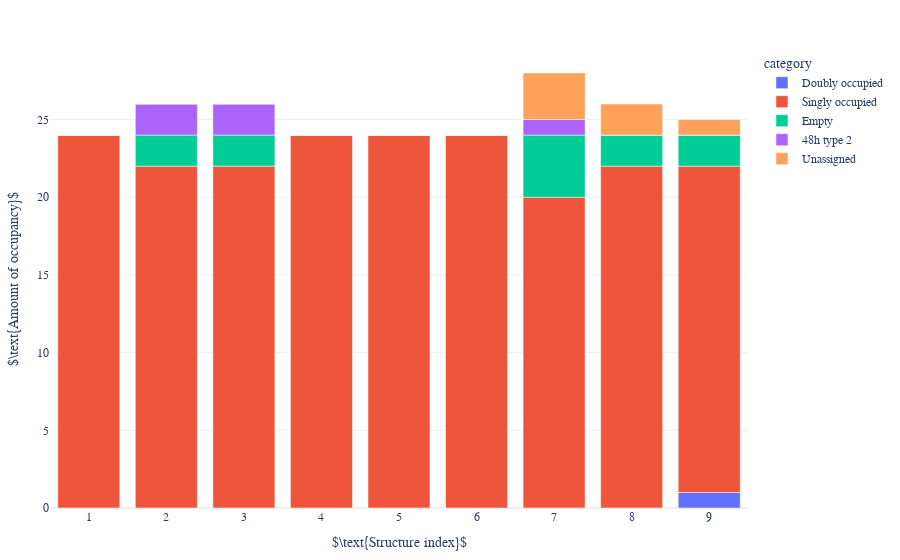
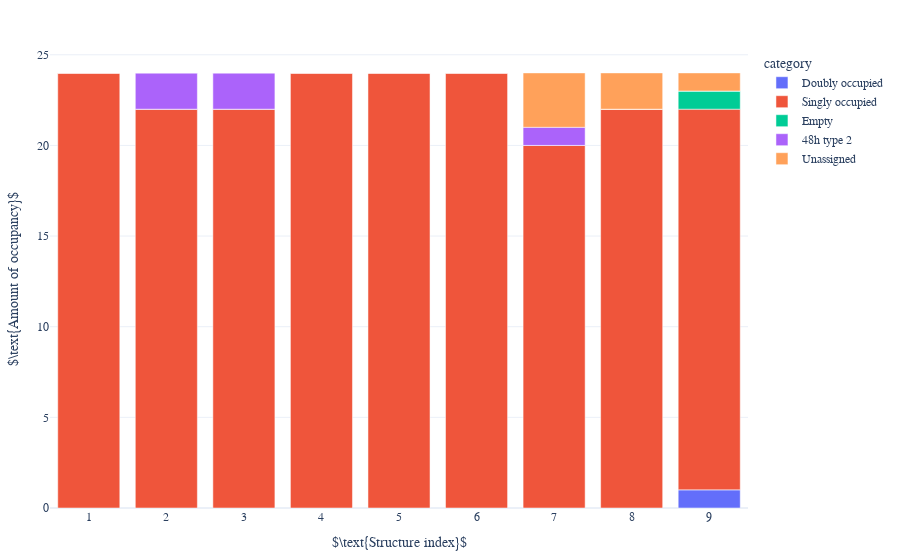
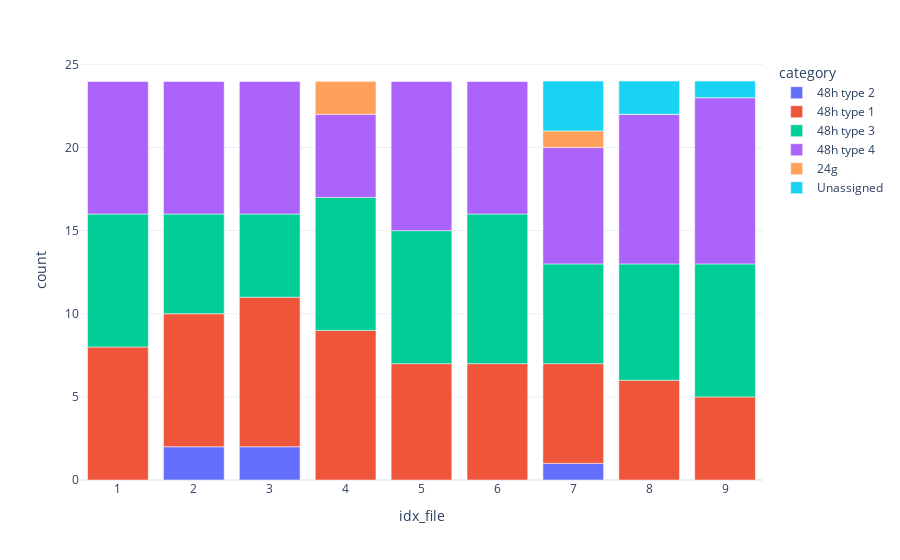
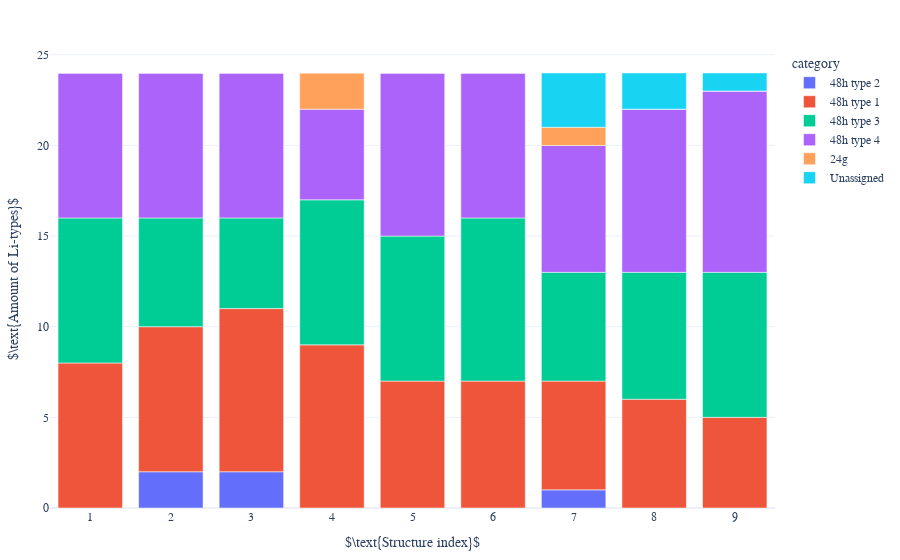

Notebook cell for these charts, in order:
### Code cell
dataframe = df_mapping_metainfo
sorted = "False"

move_by_occupancy.get_occupancy(dataframe, coor_ref_structure_48n24_expanded, tuple_cage_metainfo, el = "Li")
df_occupancy_strict = movement.plot_occupancy(dataframe, sorted, direc_restructure_destination, litype, activate_shiftby1_idxfile=True, strict_count=True)
df_occupancy = movement.plot_occupancy(dataframe, sorted, direc_restructure_destination, litype, activate_shiftby1_idxfile=True, strict_count=False)

move_by_tuple_cage.get_complete_closest_tuple_cage(dataframe, tuple_cage_metainfo, coor_48htype2_metainfo)
# weighing_movement(dataframe, litype)
# df_weighted = tuple_cage.get_df_movement(dataframe, to_plot = 'weight')
# # Plot.Movement.Distance.plot_distance(df_weighted, max_mapping_radius, Li_idxs="all")
# Plot.Movement.Distance.plot_distance(df_weighted, max_mapping_radius, activate_shifting_x = False, activate_diameter_line=False, Li_idxs='all')

labelling.get_amount_type(dataframe, litype, el = "Li")
# df_amount_type = mapping_labelling.plot_amount_type(dataframe, litype, el, style, category_labels)
df_amount_type = mapping_labelling.get_df_amount_type(dataframe, litype, el = "Li")
mapping_labelling.plot_amount_type(df_amount_type, sorted, direc_restructure_destination, litype, activate_shiftby1_idxfile=True, style = "bar")
print(df_amount_type.sum())

### Figure 1 — Plotly figure (JSON) as saved in the notebook; plotly's stock layout.template omitted (floating-point values rounded to 4 significant figures)
{"data": [{"alignmentgroup": "True", "hovertemplate": "category=Doubly occupied<br>idx_file=%{x}<br>count=%{y}<extra></extra>", "legendgroup": "Doubly occupied", "marker": {"color": "#636efa", "pattern": {"shape": ""}}, "name": "Doubly occupied", "offsetgroup": "Doubly occupied", "orientation": "v", "showlegend": true, "textposition": "auto", "type": "bar", "x": [1, 2, 3, 4, 5, 6, 7, 8, 9], "xaxis": "x", "y": [0, 0, 0, 0, 0, 0, 0, 0, 1], "yaxis": "y"}, {"alignmentgroup": "True", "hovertemplate": "category=Singly occupied<br>idx_file=%{x}<br>count=%{y}<extra></extra>", "legendgroup": "Singly occupied", "marker": {"color": "#EF553B", "pattern": {"shape": ""}}, "name": "Singly occupied", "offsetgroup": "Singly occupied", "orientation": "v", "showlegend": true, "textposition": "auto", "type": "bar", "x": [1, 2, 3, 4, 5, 6, 7, 8, 9], "xaxis": "x", "y": [24, 22, 22, 24, 24, 24, 20, 22, 21], "yaxis": "y"}, {"alignmentgroup": "True", "hovertemplate": "category=Empty<br>idx_file=%{x}<br>count=%{y}<extra></extra>", "legendgroup": "Empty", "marker": {"color": "#00cc96", "pattern": {"shape": ""}}, "name": "Empty", "offsetgroup": "Empty", "orientation": "v", "showlegend": true, "textposition": "auto", "type": "bar", "x": [1, 2, 3, 4, 5, 6, 7, 8, 9], "xaxis": "x", "y": [0, 2, 2, 0, 0, 0, 4, 2, 2], "yaxis": "y"}, {"alignmentgroup": "True", "hovertemplate": "category=48h type 2<br>idx_file=%{x}<br>count=%{y}<extra></extra>", "legendgroup": "48h type 2", "marker": {"color": "#ab63fa", "pattern": {"shape": ""}}, "name": "48h type 2", "offsetgroup": "48h type 2", "orientation": "v", "showlegend": true, "textposition": "auto", "type": "bar", "x": [1, 2, 3, 4, 5, 6, 7, 8, 9], "xaxis": "x", "y": [0, 2, 2, 0, 0, 0, 1, 0, 0], "yaxis": "y"}, {"alignmentgroup": "True", "hovertemplate": "category=Unassigned<br>idx_file=%{x}<br>count=%{y}<extra></extra>", "legendgroup": "Unassigned", "marker": {"color": "#FFA15A", "pattern": {"shape": ""}}, "name": "Unassigned", "offsetgroup": "Unassigned", "orientation": "v", "showlegend": true, "textposition": "auto", "type": "bar", "x": [1, 2, 3, 4, 5, 6, 7, 8, 9], "xaxis": "x", "y": [0, 0, 0, 0, 0, 0, 3, 2, 1], "yaxis": "y"}], "layout": {"barmode": "relative", "font": {"family": "serif", "size": 12}, "legend": {"title": {"text": "category"}, "tracegroupgap": 0}, "margin": {"b": 50, "l": 20, "r": 20, "t": 50}, "xaxis": {"anchor": "y", "domain": [0, 1], "title": {"text": "$\\text{Structure index}$"}}, "yaxis": {"anchor": "x", "domain": [0, 1], "title": {"text": "$\\text{Amount of occupancy}$"}}}}

### Figure 2 — Plotly figure (JSON) as saved in the notebook; plotly's stock layout.template omitted (floating-point values rounded to 4 significant figures)
{"data": [{"alignmentgroup": "True", "hovertemplate": "category=Doubly occupied<br>idx_file=%{x}<br>count=%{y}<extra></extra>", "legendgroup": "Doubly occupied", "marker": {"color": "#636efa", "pattern": {"shape": ""}}, "name": "Doubly occupied", "offsetgroup": "Doubly occupied", "orientation": "v", "showlegend": true, "textposition": "auto", "type": "bar", "x": [1, 2, 3, 4, 5, 6, 7, 8, 9], "xaxis": "x", "y": [0, 0, 0, 0, 0, 0, 0, 0, 1], "yaxis": "y"}, {"alignmentgroup": "True", "hovertemplate": "category=Singly occupied<br>idx_file=%{x}<br>count=%{y}<extra></extra>", "legendgroup": "Singly occupied", "marker": {"color": "#EF553B", "pattern": {"shape": ""}}, "name": "Singly occupied", "offsetgroup": "Singly occupied", "orientation": "v", "showlegend": true, "textposition": "auto", "type": "bar", "x": [1, 2, 3, 4, 5, 6, 7, 8, 9], "xaxis": "x", "y": [24, 22, 22, 24, 24, 24, 20, 22, 21], "yaxis": "y"}, {"alignmentgroup": "True", "hovertemplate": "category=Empty<br>idx_file=%{x}<br>count=%{y}<extra></extra>", "legendgroup": "Empty", "marker": {"color": "#00cc96", "pattern": {"shape": ""}}, "name": "Empty", "offsetgroup": "Empty", "orientation": "v", "showlegend": true, "textposition": "auto", "type": "bar", "x": [1, 2, 3, 4, 5, 6, 7, 8, 9], "xaxis": "x", "y": [0, 0, 0, 0, 0, 0, 0, 0, 1], "yaxis": "y"}, {"alignmentgroup": "True", "hovertemplate": "category=48h type 2<br>idx_file=%{x}<br>count=%{y}<extra></extra>", "legendgroup": "48h type 2", "marker": {"color": "#ab63fa", "pattern": {"shape": ""}}, "name": "48h type 2", "offsetgroup": "48h type 2", "orientation": "v", "showlegend": true, "textposition": "auto", "type": "bar", "x": [1, 2, 3, 4, 5, 6, 7, 8, 9], "xaxis": "x", "y": [0, 2, 2, 0, 0, 0, 1, 0, 0], "yaxis": "y"}, {"alignmentgroup": "True", "hovertemplate": "category=Unassigned<br>idx_file=%{x}<br>count=%{y}<extra></extra>", "legendgroup": "Unassigned", "marker": {"color": "#FFA15A", "pattern": {"shape": ""}}, "name": "Unassigned", "offsetgroup": "Unassigned", "orientation": "v", "showlegend": true, "textposition": "auto", "type": "bar", "x": [1, 2, 3, 4, 5, 6, 7, 8, 9], "xaxis": "x", "y": [0, 0, 0, 0, 0, 0, 3, 2, 1], "yaxis": "y"}], "layout": {"barmode": "relative", "font": {"family": "serif", "size": 12}, "legend": {"title": {"text": "category"}, "tracegroupgap": 0}, "margin": {"b": 50, "l": 20, "r": 20, "t": 50}, "xaxis": {"anchor": "y", "domain": [0, 1], "title": {"text": "$\\text{Structure index}$"}}, "yaxis": {"anchor": "x", "domain": [0, 1], "title": {"text": "$\\text{Amount of occupancy}$"}}}}

### Figure 3 — Plotly figure (JSON) as saved in the notebook; plotly's stock layout.template omitted (floating-point values rounded to 4 significant figures)
{"data": [{"alignmentgroup": "True", "hovertemplate": "category=48h type 2<br>idx_file=%{x}<br>count=%{y}<extra></extra>", "legendgroup": "48h type 2", "marker": {"color": "#636efa", "pattern": {"shape": ""}}, "name": "48h type 2", "offsetgroup": "48h type 2", "orientation": "v", "showlegend": true, "textposition": "auto", "type": "bar", "x": [1, 2, 3, 4, 5, 6, 7, 8, 9], "xaxis": "x", "y": [0, 2, 2, 0, 0, 0, 1, 0, 0], "yaxis": "y"}, {"alignmentgroup": "True", "hovertemplate": "category=48h type 1<br>idx_file=%{x}<br>count=%{y}<extra></extra>", "legendgroup": "48h type 1", "marker": {"color": "#EF553B", "pattern": {"shape": ""}}, "name": "48h type 1", "offsetgroup": "48h type 1", "orientation": "v", "showlegend": true, "textposition": "auto", "type": "bar", "x": [1, 2, 3, 4, 5, 6, 7, 8, 9], "xaxis": "x", "y": [8, 8, 9, 9, 7, 7, 6, 6, 5], "yaxis": "y"}, {"alignmentgroup": "True", "hovertemplate": "category=48h type 3<br>idx_file=%{x}<br>count=%{y}<extra></extra>", "legendgroup": "48h type 3", "marker": {"color": "#00cc96", "pattern": {"shape": ""}}, "name": "48h type 3", "offsetgroup": "48h type 3", "orientation": "v", "showlegend": true, "textposition": "auto", "type": "bar", "x": [1, 2, 3, 4, 5, 6, 7, 8, 9], "xaxis": "x", "y": [8, 6, 5, 8, 8, 9, 6, 7, 8], "yaxis": "y"}, {"alignmentgroup": "True", "hovertemplate": "category=48h type 4<br>idx_file=%{x}<br>count=%{y}<extra></extra>", "legendgroup": "48h type 4", "marker": {"color": "#ab63fa", "pattern": {"shape": ""}}, "name": "48h type 4", "offsetgroup": "48h type 4", "orientation": "v", "showlegend": true, "textposition": "auto", "type": "bar", "x": [1, 2, 3, 4, 5, 6, 7, 8, 9], "xaxis": "x", "y": [8, 8, 8, 5, 9, 8, 7, 9, 10], "yaxis": "y"}, {"alignmentgroup": "True", "hovertemplate": "category=24g<br>idx_file=%{x}<br>count=%{y}<extra></extra>", "legendgroup": "24g", "marker": {"color": "#FFA15A", "pattern": {"shape": ""}}, "name": "24g", "offsetgroup": "24g", "orientation": "v", "showlegend": true, "textposition": "auto", "type": "bar", "x": [1, 2, 3, 4, 5, 6, 7, 8, 9], "xaxis": "x", "y": [0, 0, 0, 2, 0, 0, 1, 0, 0], "yaxis": "y"}, {"alignmentgroup": "True", "hovertemplate": "category=Unassigned<br>idx_file=%{x}<br>count=%{y}<extra></extra>", "legendgroup": "Unassigned", "marker": {"color": "#19d3f3", "pattern": {"shape": ""}}, "name": "Unassigned", "offsetgroup": "Unassigned", "orientation": "v", "showlegend": true, "textposition": "auto", "type": "bar", "x": [1, 2, 3, 4, 5, 6, 7, 8, 9], "xaxis": "x", "y": [0, 0, 0, 0, 0, 0, 3, 2, 1], "yaxis": "y"}], "layout": {"barmode": "relative", "legend": {"title": {"text": "category"}, "tracegroupgap": 0}, "margin": {"t": 60}, "xaxis": {"anchor": "y", "domain": [0, 1], "title": {"text": "idx_file"}}, "yaxis": {"anchor": "x", "domain": [0, 1], "title": {"text": "count"}}}}

### Figure 4 — Plotly figure (JSON) as saved in the notebook; plotly's stock layout.template omitted (floating-point values rounded to 4 significant figures)
{"data": [{"alignmentgroup": "True", "hovertemplate": "category=48h type 2<br>idx_file=%{x}<br>count=%{y}<extra></extra>", "legendgroup": "48h type 2", "marker": {"color": "#636efa", "pattern": {"shape": ""}}, "name": "48h type 2", "offsetgroup": "48h type 2", "orientation": "v", "showlegend": true, "textposition": "auto", "type": "bar", "x": [1, 2, 3, 4, 5, 6, 7, 8, 9], "xaxis": "x", "y": [0, 2, 2, 0, 0, 0, 1, 0, 0], "yaxis": "y"}, {"alignmentgroup": "True", "hovertemplate": "category=48h type 1<br>idx_file=%{x}<br>count=%{y}<extra></extra>", "legendgroup": "48h type 1", "marker": {"color": "#EF553B", "pattern": {"shape": ""}}, "name": "48h type 1", "offsetgroup": "48h type 1", "orientation": "v", "showlegend": true, "textposition": "auto", "type": "bar", "x": [1, 2, 3, 4, 5, 6, 7, 8, 9], "xaxis": "x", "y": [8, 8, 9, 9, 7, 7, 6, 6, 5], "yaxis": "y"}, {"alignmentgroup": "True", "hovertemplate": "category=48h type 3<br>idx_file=%{x}<br>count=%{y}<extra></extra>", "legendgroup": "48h type 3", "marker": {"color": "#00cc96", "pattern": {"shape": ""}}, "name": "48h type 3", "offsetgroup": "48h type 3", "orientation": "v", "showlegend": true, "textposition": "auto", "type": "bar", "x": [1, 2, 3, 4, 5, 6, 7, 8, 9], "xaxis": "x", "y": [8, 6, 5, 8, 8, 9, 6, 7, 8], "yaxis": "y"}, {"alignmentgroup": "True", "hovertemplate": "category=48h type 4<br>idx_file=%{x}<br>count=%{y}<extra></extra>", "legendgroup": "48h type 4", "marker": {"color": "#ab63fa", "pattern": {"shape": ""}}, "name": "48h type 4", "offsetgroup": "48h type 4", "orientation": "v", "showlegend": true, "textposition": "auto", "type": "bar", "x": [1, 2, 3, 4, 5, 6, 7, 8, 9], "xaxis": "x", "y": [8, 8, 8, 5, 9, 8, 7, 9, 10], "yaxis": "y"}, {"alignmentgroup": "True", "hovertemplate": "category=24g<br>idx_file=%{x}<br>count=%{y}<extra></extra>", "legendgroup": "24g", "marker": {"color": "#FFA15A", "pattern": {"shape": ""}}, "name": "24g", "offsetgroup": "24g", "orientation": "v", "showlegend": true, "textposition": "auto", "type": "bar", "x": [1, 2, 3, 4, 5, 6, 7, 8, 9], "xaxis": "x", "y": [0, 0, 0, 2, 0, 0, 1, 0, 0], "yaxis": "y"}, {"alignmentgroup": "True", "hovertemplate": "category=Unassigned<br>idx_file=%{x}<br>count=%{y}<extra></extra>", "legendgroup": "Unassigned", "marker": {"color": "#19d3f3", "pattern": {"shape": ""}}, "name": "Unassigned", "offsetgroup": "Unassigned", "orientation": "v", "showlegend": true, "textposition": "auto", "type": "bar", "x": [1, 2, 3, 4, 5, 6, 7, 8, 9], "xaxis": "x", "y": [0, 0, 0, 0, 0, 0, 3, 2, 1], "yaxis": "y"}], "layout": {"barmode": "relative", "font": {"family": "serif", "size": 12}, "legend": {"title": {"text": "category"}, "tracegroupgap": 0}, "margin": {"b": 50, "l": 20, "r": 20, "t": 50}, "xaxis": {"anchor": "y", "domain": [0, 1], "title": {"text": "$\\text{Structure index}$"}}, "yaxis": {"anchor": "x", "domain": [0, 1], "title": {"text": "$\\text{Amount of Li-types}$"}}}}
